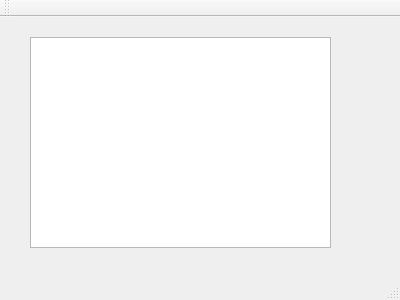
<?xml version="1.0" encoding="UTF-8"?>
<ui version="4.0">
 <class>Window59</class>
 <widget class="QMainWindow" name="Window59">
  <property name="geometry">
   <rect>
    <x>0</x>
    <y>0</y>
    <width>400</width>
    <height>300</height>
   </rect>
  </property>
  <property name="windowTitle">
   <string>MainWindow</string>
  </property>
  <widget class="QWidget" name="centralWidget">
   <widget class="QTextEdit" name="textEdit">
    <property name="geometry">
     <rect>
      <x>30</x>
      <y>20</y>
      <width>301</width>
      <height>211</height>
     </rect>
    </property>
   </widget>
  </widget>
  <widget class="QMenuBar" name="menuBar">
   <property name="geometry">
    <rect>
     <x>0</x>
     <y>0</y>
     <width>400</width>
     <height>26</height>
    </rect>
   </property>
  </widget>
  <widget class="QToolBar" name="mainToolBar">
   <attribute name="toolBarArea">
    <enum>TopToolBarArea</enum>
   </attribute>
   <attribute name="toolBarBreak">
    <bool>false</bool>
   </attribute>
  </widget>
  <widget class="QStatusBar" name="statusBar"/>
 </widget>
 <layoutdefault spacing="6" margin="11"/>
 <resources/>
 <connections/>
</ui>
